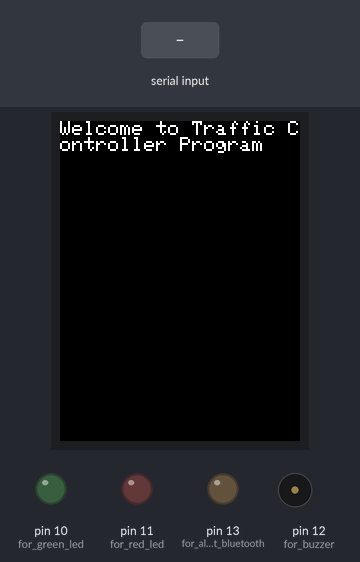
Recording of a sketch running on a simulated Arduino Uno, built with avr-gcc and run on an emulated ATmega328P. Parts: 240×320 colour display, output pins drawn as LEDs (lit = HIGH), buzzer (waves = sounding, pin HIGH). The inputs (shaded band) are chosen by the test bench. What the sketch prints to the serial monitor is not drawn.

Above: at 1.4 s.
1.5 s: "buzzerOn" received over Serial
At 3.4 s:
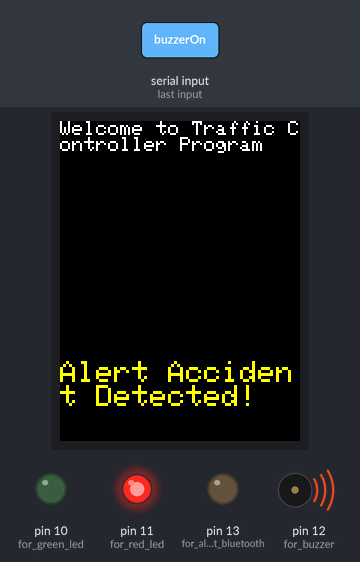
4.2 s: "greenOn" received over Serial
At 6.2 s:
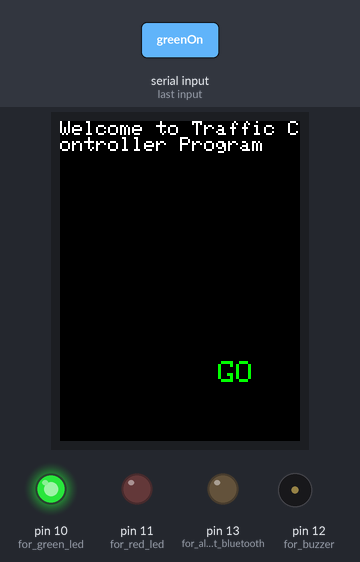
7.2 s: "ledOff" received over Serial
At 9.3 s:
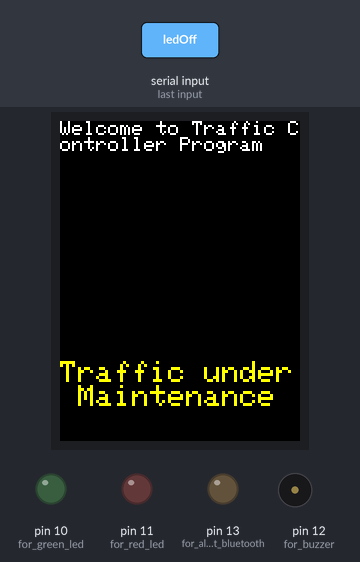
9.7 s: "redOn" received over Serial
At 11.1 s:
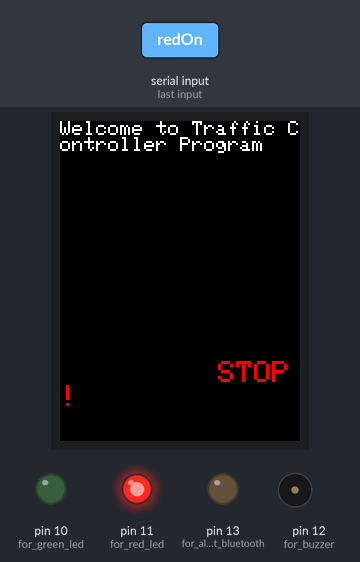
12.2 s: "buzzerOn" received over Serial
At 13.34 s:
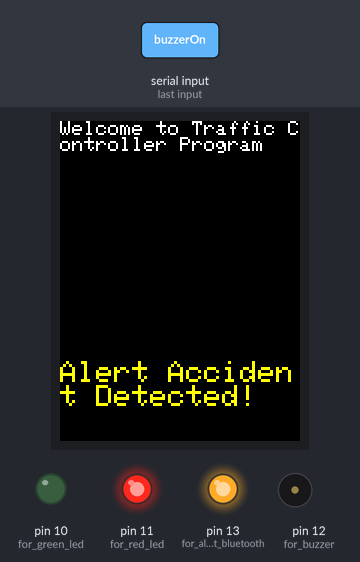
14.9 s: "redOn" received over Serial
At 17.9 s:
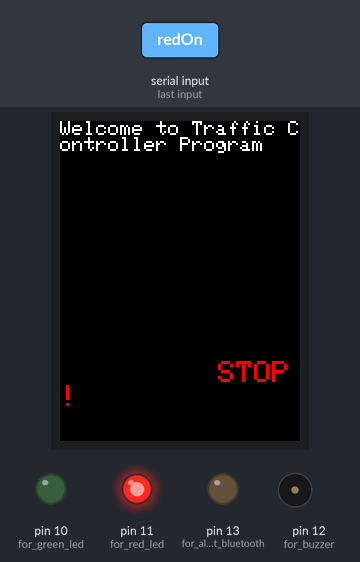
Timing chart, 0 to 18.9 s (numbered marks = the images above; inputs shaded):
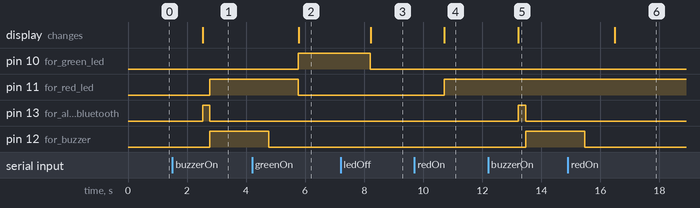

Measured:
- after the input at 1.5 s, pin 11 (for_red_led), pin 12 (for_buzzer): LOW → HIGH after 1.3 s; pin 13 (for_alert_bluetooth): LOW → HIGH after 1.0 s, → LOW 0.25 s later; the display: changes after 1.0 s (image 1)
- after the input at 4.2 s, pin 10 (for_green_led): LOW → HIGH after 1.6 s; pin 11 (for_red_led): HIGH → LOW after 1.6 s; the display: changes after 1.6 s (image 2)
- after the input at 7.2 s, pin 10 (for_green_led): HIGH → LOW after 1.0 s; the display: changes after 1.0 s (image 3)
- after the input at 9.7 s, pin 11 (for_red_led): LOW → HIGH after 1.0 s; the display: changes after 1.0 s (image 4)
- after the input at 12.2 s, pin 13 (for_alert_bluetooth): LOW → HIGH after 1.0 s, → LOW 0.25 s later; pin 12 (for_buzzer): LOW → HIGH after 1.3 s; the display: changes after 1.0 s (image 5)
- after the input at 14.9 s, the display: changes after 1.6 s (image 6)

The sketch:

traffic_controller.ino
```cpp
/*
 * code version 1.4.0
 * commands to be sent to the arduino using serial communication
 * set serial port to 9600 baud rate
*/


#include "Adafruit_GFX.h"// Hardware-specific library
#include <MCUFRIEND_kbv.h>
MCUFRIEND_kbv tft;
#include"utils.h"

void setup()
{
  Serial.begin(9600);
  Serial.println("Welcome to Traffic Controller Program");

  pinMode(10,OUTPUT); //for green led
  pinMode(11,OUTPUT); //for red led
  pinMode(12,OUTPUT); //for buzzer
  pinMode(13,OUTPUT); //for alert bluetooth

  // for not making wrong trigger when on
  digitalWrite(10,LOW);
  digitalWrite(11,LOW);
  digitalWrite(12,LOW);
  digitalWrite(13,LOW);

  tft.begin(0x9486); // turning on the display
  tft.setRotation(0);
  tft.fillScreen(black);

  texts("Welcome to Traffic Controller Program",normal,white,0,0);
}

void loop()
{
  String msg = Serial.readString(); //reading the inputs from user

  if(msg == "buzzerOn"){
    cls(0,240,320,50)
    texts("Alert Accident Detected!",big,yellow,0,240);

    digitalWrite(13,HIGH); //sending the message to phone for alert
    delay(250);
    digitalWrite(13,LOW);

    Serial.println("red led on");
    digitalWrite(11,HIGH);
    digitalWrite(10,LOW);

    Serial.println("buzzer on");
    digitalWrite(12,HIGH);
    delay(2000);
    digitalWrite(12,LOW);
  }
  else if(msg == "greenOn"){
    Serial.println("green led on");
    digitalWrite(10,HIGH);
    digitalWrite(11,LOW);

    cls(0,240,320,50)
    texts("GO",big,green,158,240);
  }
  else if(msg == "redOn"){
    Serial.println("red led on");
    digitalWrite(11,HIGH);
    digitalWrite(10,LOW);

    cls(0,240,320,50)
    texts("STOP!",big,red,158,240);
  }
  else if(msg == "ledOff"){
    Serial.println("leds off");
    digitalWrite(11,LOW);
    digitalWrite(10,LOW);

    cls(0,240,320,50)
    texts("Traffic under Maintenance",big,yellow,0,240);
  }
}
```

utils.h
```cpp
#define small   1
#define normal  2
#define big     3
#define large   4

#define cls(x,y,w,h) tft.fillRect(x,y,w,h,black);

void texts(char*text, char* sizes, char* color, int x, int y)
{
  tft.setCursor(x, y);
  tft.setTextSize(sizes);
  tft.setTextColor(color);
  tft.print(text);
}


#define black       0x0000      /*   0,   0,   0 */
#define navy        0x000F      /*   0,   0, 128 */
#define darkgreen   0x03E0      /*   0, 128,   0 */
#define darkcyan    0x03EF      /*   0, 128, 128 */
#define maroon      0x7800      /* 128,   0,   0 */
#define purple      0x780F      /* 128,   0, 128 */
#define olive       0x7BE0      /* 128, 128,   0 */
#define lightgrey   0xC618      /* 192, 192, 192 */
#define darkgrey    0x7BEF      /* 128, 128, 128 */
#define blue        0x001F      /*   0,   0, 255 */
#define green       0x07E0      /*   0, 255,   0 */
#define cyan        0x07FF      /*   0, 255, 255 */
#define red         0xF800      /* 255,   0,   0 */
#define magenta     0xF81F      /* 255,   0, 255 */
#define yellow      0xFFE0      /* 255, 255,   0 */
#define white       0xFFFF      /* 255, 255, 255 */
#define orange      0xFDA0      /* 255, 180,   0 */
#define greenyellow 0xB7E0      /* 180, 255,   0 */
#define pink        0xFC9F
```
